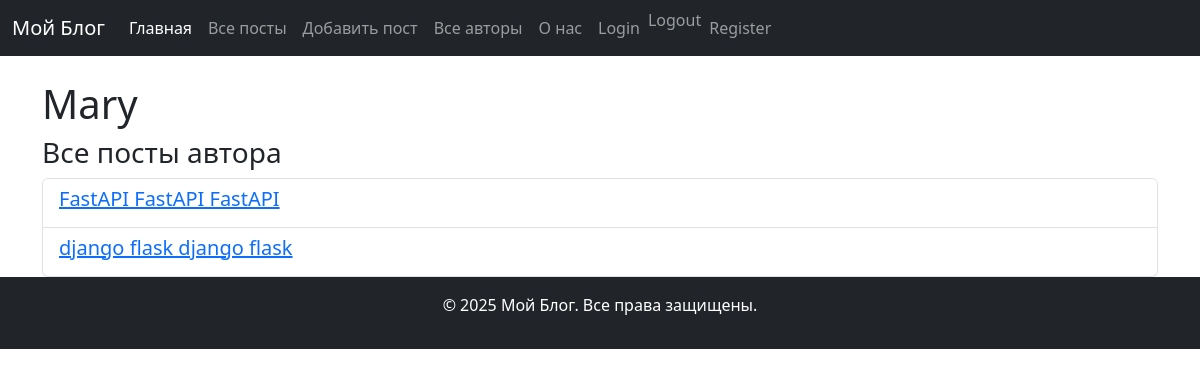
/authors/4/, run on the app's committed database.
### blog_app/models.py (models this page shows, shortened)
class Author(models.Model):
    name = models.CharField(max_length=100)

class Post(models.Model):
    title = models.CharField(max_length=100)
    content = models.TextField()
    created_at = models.DateTimeField(auto_now_add=True)
    author = models.ForeignKey('Author', on_delete=models.CASCADE, related_name='posts')
    rating = models.IntegerField(default=0)
    tags = models.ManyToManyField('Tag', related_name='posts')

### blog_app/views.py (the view)
# urls.py: path('authors/<int:author_id>/', author_detail, name='author_detail'),
def author_detail(request, author_id):
    author = get_object_or_404(Author, pk=author_id)
    context = {
        'author': author,
    }
    return render(request, 'blog_app/author_detail.html', context=context)

### blog_app/templates/blog_app/author_detail.html (shortened to what this page needs)
{% extends 'blog_app/base.html' %}
{% block content %}
    <h1>{{ author.name  }}</h1>
    <h3>Все посты автора</h3>
    <ul class="list-group">
        {% for post in author.posts.all %}
            <li class="list-group-item">
                 <a href="{% url 'post_detail' post.pk %}"><h5>{{ post.title }}</h5></a>
            </li>
        {% empty %}
            <p>У автора постов нет</p>
        {% endfor %}
    </ul>
{% endblock %}

### data on the page
Author: name "Mary"
Post: title "FastAPI FastAPI FastAPI"
Post: title "django flask django flask"
